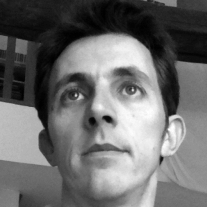
#> input picture face1.png, 207 x 207 px
$ python edge_detection.py   (older library calls are emulated)
#> lines starting #> are read from the running program, lines starting #| are printed output that depends on the picture
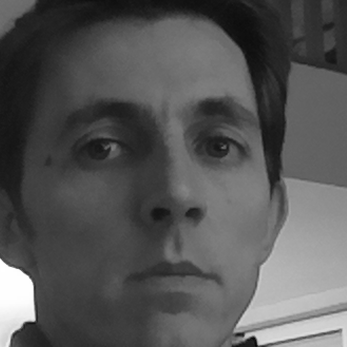
#> input picture face2.png, 347 x 347 px
#> further down, im is the input picture: shape (347, 347) float32; min 0.0314, max 1, mean 0.336
# coding: utf-8
import os
import cv2
import numpy as np
from matplotlib import pyplot as plt, cm

def detect_edges(im, debug=False):
#> called with debug = True
    im8 = (im * 255).astype(np.uint8)
    print(im.shape)
#| (347, 347)
    print(im.max())
#| 1.0

    # try sobel filter
    sx = cv2.Sobel(im, cv2.CV_32F, 1, 0, ksize=5)
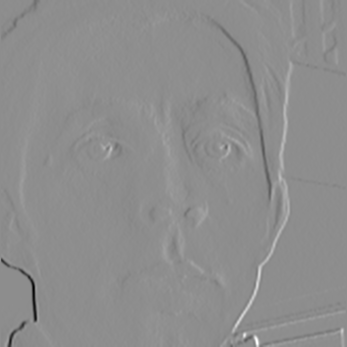
#> sx: shape (347, 347) float32; min -37.89, max 30.23, mean 0; drawn with min black and max white
    sy = cv2.Sobel(im, cv2.CV_32F, 0, 1, ksize=5)
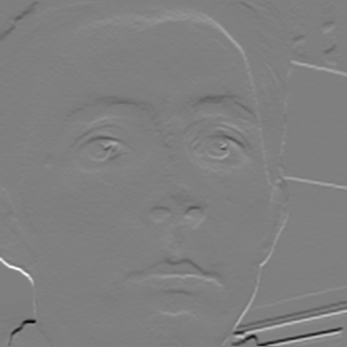
#> sy: shape (347, 347) float32; min -32.11, max 32.05, mean 0.1; drawn with min black and max white
    sob = np.hypot(sx, sy).astype(np.uint8)
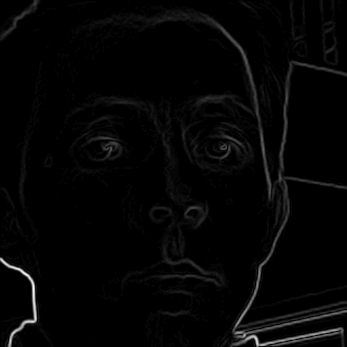
#> sob: shape (347, 347); min 0, max 37, mean 0.7; drawn with min black and max white
    print(sob.max())
#| 37

    # try canny filter
    can = cv2.Canny(im8, 20, 140)  # input image must be of type CV_8U
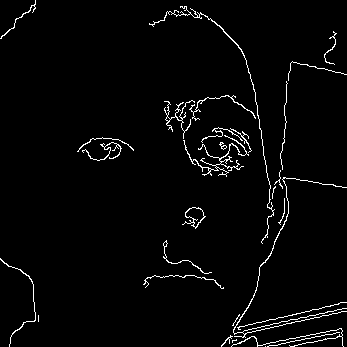
#> can: shape (347, 347); 2.7% white in thin lines or dots
    print(can.max())
#| 255

    if debug:
        # make a 2x2 figure to display the results
        fig = plt.figure()
        ax1 = fig.add_subplot(2, 2, 1)
        ax1.imshow(sob, vmin=0, vmax=0.5*sob.max(), cmap=cm.gray)
        ax1.set_title('Sobel filter')
        plt.axis('off')
        ax2 = fig.add_subplot(2, 2, 2)
        ax2.imshow(can, vmin=0, vmax=0.5*can.max(), cmap=cm.gray)
        ax2.set_title('Canny filter')
        plt.axis('off')

    def rebin(arr, new_shape):
        shape = (new_shape[0], arr.shape[0] // new_shape[0], new_shape[1], arr.shape[1] // new_shape[1])
        return arr.reshape(shape).mean(-1).mean(1)

    target_size = np.array([60, 60])
    # get the rebin factor
    k = int(im8.shape[0] / target_size[0])
#> k = 5
    print('k = %d' % k)
#| k = 5
    # adjust the size by cropping before the rebin
    crop_size = (np.array(sob.shape) - k * target_size) // 2
#> crop_size = [23, 23]

    # rebin the Sobel filtered image
    pattern = rebin(sob[crop_size[0]:crop_size[0] + k * target_size[0],
                        crop_size[1]:crop_size[1] + k * target_size[1]],
                        target_size)
    m = 0.5 * pattern.max()
#> m = 8.98
    if debug:
        ax3 = fig.add_subplot(2, 2, 3)
        plt.imshow(pattern, interpolation='nearest', cmap=cm.gray, vmin=0., vmax=m)
        ax3.set_title('Sobel Holoface')
        plt.axis('off')

    # now with Canny
    pattern = rebin(can[crop_size[0]:crop_size[0] + k * target_size[0],
                        crop_size[1]:crop_size[1] + k * target_size[1]],
                        target_size)
#> in rebin (call 2), `return arr.reshape(shape).mean(-1).mean(1)`:
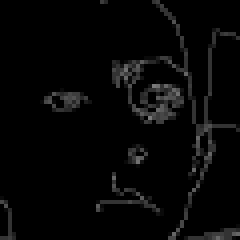
#> returned value: shape (60, 60) float64 (shown 4 times larger); min 0, max 122.4, mean 6.5
    m = 0.5 * pattern.max()
#> m = 61.2
    if debug:
        ax4 = fig.add_subplot(2, 2, 4)
        plt.imshow(pattern, interpolation='nearest', cmap=cm.gray, vmin=0., vmax=m)
        ax4.set_title('Canny Holoface')
        plt.axis('off')
        plt.imsave('images/holoface.png', pattern, cmap=cm.gray, vmin=0., vmax=m)
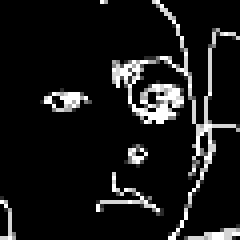
#> saved as holoface.png: shape (60, 60, 3) (shown 4 times larger); min 0, max 255, mean 24.5
        plt.show()
    return pattern

if __name__ == '__main__':
    im = plt.imread('face1.png')[:, :, 0] # use 100, 200 for canny filter
    im = plt.imread('face2.png') # use , 100, 200 for canny filter
    detect_edges(im, debug=True)
